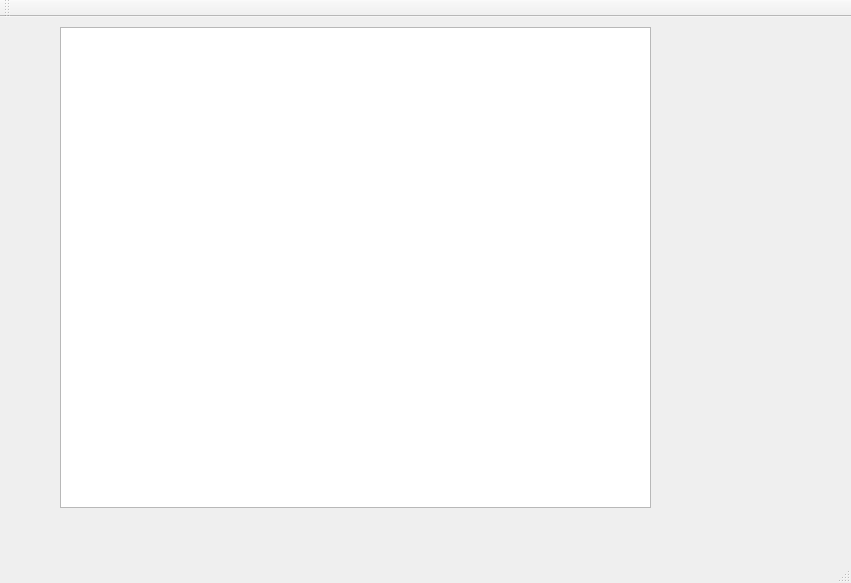
<?xml version="1.0" encoding="UTF-8"?>
<ui version="4.0">
 <class>MainWindow</class>
 <widget class="QMainWindow" name="MainWindow">
  <property name="geometry">
   <rect>
    <x>0</x>
    <y>0</y>
    <width>851</width>
    <height>583</height>
   </rect>
  </property>
  <property name="windowTitle">
   <string>MainWindow</string>
  </property>
  <widget class="QWidget" name="centralWidget">
   <widget class="QTableWidget" name="tableWidget_Livraison">
    <property name="geometry">
     <rect>
      <x>60</x>
      <y>10</y>
      <width>591</width>
      <height>481</height>
     </rect>
    </property>
   </widget>
  </widget>
  <widget class="QMenuBar" name="menuBar">
   <property name="geometry">
    <rect>
     <x>0</x>
     <y>0</y>
     <width>851</width>
     <height>25</height>
    </rect>
   </property>
  </widget>
  <widget class="QToolBar" name="mainToolBar">
   <attribute name="toolBarArea">
    <enum>TopToolBarArea</enum>
   </attribute>
   <attribute name="toolBarBreak">
    <bool>false</bool>
   </attribute>
  </widget>
  <widget class="QStatusBar" name="statusBar"/>
 </widget>
 <layoutdefault spacing="6" margin="11"/>
 <resources/>
 <connections/>
</ui>
